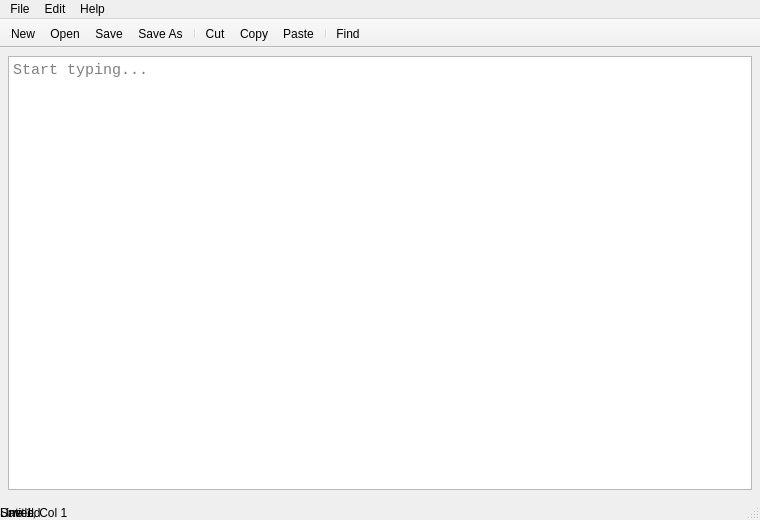
<?xml version="1.0" encoding="UTF-8"?>
<ui version="4.0">
 <class>MainWindow</class>
 <widget class="QMainWindow" name="MainWindow">
  <property name="geometry">
   <rect><x>0</x><y>0</y><width>760</width><height>520</height></rect>
  </property>
  <property name="minimumSize">
   <size><width>420</width><height>300</height></size>
  </property>
  <property name="windowTitle">
   <string>QuickPad</string>
  </property>
  <widget class="QWidget" name="centralWidget">
   <layout class="QVBoxLayout" name="verticalLayoutEditor">
    <property name="leftMargin"><number>8</number></property>
    <property name="topMargin"><number>8</number></property>
    <property name="rightMargin"><number>8</number></property>
    <property name="bottomMargin"><number>8</number></property>
    <item>
     <widget class="QPlainTextEdit" name="textEditor">
      <property name="font">
       <font><family>Consolas</family><pointsize>11</pointsize></font>
      </property>
      <property name="placeholderText">
       <string>Start typing...</string>
      </property>
      <property name="lineWrapMode">
       <enum>QPlainTextEdit::WidgetWidth</enum>
      </property>
     </widget>
    </item>
   </layout>
  </widget>
  <widget class="QMenuBar" name="menuBar">
   <property name="geometry">
    <rect><x>0</x><y>0</y><width>760</width><height>22</height></rect>
   </property>
   <widget class="QMenu" name="menuFile">
    <property name="title"><string>File</string></property>
    <addaction name="actionNew"/>
    <addaction name="actionOpen"/>
    <addaction name="actionSave"/>
    <addaction name="actionSaveAs"/>
    <addaction name="separator"/>
    <addaction name="actionExit"/>
   </widget>
   <widget class="QMenu" name="menuEdit">
    <property name="title"><string>Edit</string></property>
    <addaction name="actionUndo"/>
    <addaction name="actionRedo"/>
    <addaction name="separator"/>
    <addaction name="actionCut"/>
    <addaction name="actionCopy"/>
    <addaction name="actionPaste"/>
    <addaction name="actionSelectAll"/>
    <addaction name="separator"/>
    <addaction name="actionFind"/>
   </widget>
   <widget class="QMenu" name="menuHelp">
    <property name="title"><string>Help</string></property>
    <addaction name="actionAbout"/>
   </widget>
   <addaction name="menuFile"/>
   <addaction name="menuEdit"/>
   <addaction name="menuHelp"/>
  </widget>
  <widget class="QToolBar" name="mainToolBar">
   <property name="windowTitle"><string>Main toolbar</string></property>
   <property name="movable"><bool>false</bool></property>
   <attribute name="toolBarArea"><enum>TopToolBarArea</enum></attribute>
   <attribute name="toolBarBreak"><bool>false</bool></attribute>
   <addaction name="actionNew"/>
   <addaction name="actionOpen"/>
   <addaction name="actionSave"/>
   <addaction name="actionSaveAs"/>
   <addaction name="separator"/>
   <addaction name="actionCut"/>
   <addaction name="actionCopy"/>
   <addaction name="actionPaste"/>
   <addaction name="separator"/>
   <addaction name="actionFind"/>
  </widget>
  <widget class="QStatusBar" name="statusBar">
   <widget class="QLabel" name="statusLabelDocument">
    <property name="minimumSize"><size><width>140</width><height>0</height></size></property>
    <property name="text"><string>Untitled</string></property>
   </widget>
   <widget class="QLabel" name="statusLabelPosition">
    <property name="minimumSize"><size><width>140</width><height>0</height></size></property>
    <property name="text"><string>Line 1, Col 1</string></property>
   </widget>
   <widget class="QLabel" name="statusLabelModified">
    <property name="minimumSize"><size><width>100</width><height>0</height></size></property>
    <property name="text"><string>Saved</string></property>
   </widget>
  </widget>
  <action name="actionNew"><property name="text"><string>New</string></property><property name="toolTip"><string>Create new document</string></property><property name="statusTip"><string>Create new document</string></property><property name="shortcut"><string>Ctrl+N</string></property></action>
  <action name="actionOpen"><property name="text"><string>Open</string></property><property name="toolTip"><string>Open file</string></property><property name="statusTip"><string>Open file dialog</string></property><property name="shortcut"><string>Ctrl+O</string></property></action>
  <action name="actionSave"><property name="text"><string>Save</string></property><property name="toolTip"><string>Save document</string></property><property name="statusTip"><string>Prepare save action</string></property><property name="shortcut"><string>Ctrl+S</string></property></action>
  <action name="actionSaveAs"><property name="text"><string>Save As</string></property><property name="toolTip"><string>Save document as</string></property><property name="statusTip"><string>Open save dialog</string></property><property name="shortcut"><string>Ctrl+Shift+S</string></property></action>
  <action name="actionExit"><property name="text"><string>Exit</string></property><property name="toolTip"><string>Exit application</string></property><property name="statusTip"><string>Close QuickPad</string></property><property name="shortcut"><string>Ctrl+Q</string></property></action>
  <action name="actionCut"><property name="text"><string>Cut</string></property><property name="toolTip"><string>Cut selected text</string></property><property name="shortcut"><string>Ctrl+X</string></property></action>
  <action name="actionCopy"><property name="text"><string>Copy</string></property><property name="toolTip"><string>Copy selected text</string></property><property name="shortcut"><string>Ctrl+C</string></property></action>
  <action name="actionPaste"><property name="text"><string>Paste</string></property><property name="toolTip"><string>Paste text</string></property><property name="shortcut"><string>Ctrl+V</string></property></action>
  <action name="actionSelectAll"><property name="text"><string>Select All</string></property><property name="shortcut"><string>Ctrl+A</string></property></action>
  <action name="actionUndo"><property name="text"><string>Undo</string></property><property name="shortcut"><string>Ctrl+Z</string></property></action>
  <action name="actionRedo"><property name="text"><string>Redo</string></property><property name="shortcut"><string>Ctrl+Y</string></property></action>
  <action name="actionFind"><property name="text"><string>Find</string></property><property name="toolTip"><string>Find text</string></property><property name="shortcut"><string>Ctrl+F</string></property></action>
  <action name="actionAbout"><property name="text"><string>About</string></property><property name="toolTip"><string>About QuickPad</string></property></action>
 </widget>
 <resources/>
 <connections/>
</ui>
